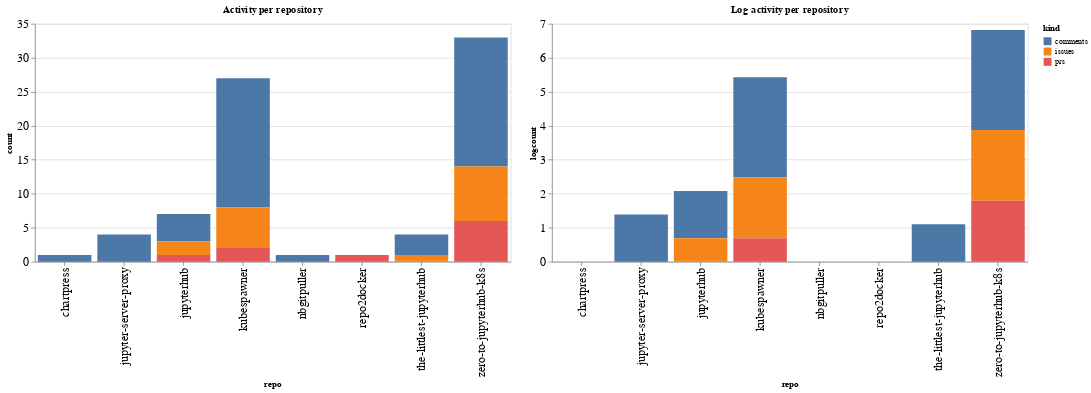

The cell this chart's notebook holds for it:
### Code cell
ch1 = alt.Chart(repo_summaries, width=600, title="Activity per repository").mark_bar().encode(
    x='repo',
    y='count',
    color='kind',
    tooltip="kind"
)

ch2 = alt.Chart(repo_summaries, width=600, title="Log activity per repository").mark_bar().encode(
    x='repo',
    y='logcount',
    color='kind',
    tooltip="kind"
)

ch1 | ch2

### Figure 1 — Vega-Lite specification as saved in the notebook (floating-point values rounded to 4 significant figures)
{"config": {"axisLeft": {"labelFontSize": 15}, "axisBottom": {"labelFontSize": 15}}, "hconcat": [{"mark": "bar", "encoding": {"color": {"type": "nominal", "field": "kind"}, "tooltip": {"type": "nominal", "field": "kind"}, "x": {"type": "nominal", "field": "repo"}, "y": {"type": "quantitative", "field": "count"}}, "title": "Activity per repository", "width": 600}, {"mark": "bar", "encoding": {"color": {"type": "nominal", "field": "kind"}, "tooltip": {"type": "nominal", "field": "kind"}, "x": {"type": "nominal", "field": "repo"}, "y": {"type": "quantitative", "field": "logcount"}}, "title": "Log activity per repository", "width": 600}], "data": {"name": "data-8acc931d29bc179804b7473328579346"}, "$schema": "https://vega.github.io/schema/vega-lite/v4.8.1.json", "datasets": {"data-8acc931d29bc179804b7473328579346": [{"repo": "chartpress", "kind": "comments", "count": 1, "logcount": 0.0}, {"repo": "jupyter-server-proxy", "kind": "comments", "count": 4, "logcount": 1.386}, {"repo": "jupyterhub", "kind": "comments", "count": 4, "logcount": 1.386}, {"repo": "jupyterhub", "kind": "issues", "count": 2, "logcount": 0.6931}, {"repo": "jupyterhub", "kind": "prs", "count": 1, "logcount": 0.0}, {"repo": "kubespawner", "kind": "comments", "count": 19, "logcount": 2.944}, {"repo": "kubespawner", "kind": "issues", "count": 6, "logcount": 1.792}, {"repo": "kubespawner", "kind": "prs", "count": 2, "logcount": 0.6931}, {"repo": "nbgitpuller", "kind": "comments", "count": 1, "logcount": 0.0}, {"repo": "repo2docker", "kind": "prs", "count": 1, "logcount": 0.0}, {"repo": "the-littlest-jupyterhub", "kind": "comments", "count": 3, "logcount": 1.099}, {"repo": "the-littlest-jupyterhub", "kind": "issues", "count": 1, "logcount": 0.0}, {"repo": "zero-to-jupyterhub-k8s", "kind": "comments", "count": 19, "logcount": 2.944}, {"repo": "zero-to-jupyterhub-k8s", "kind": "issues", "count": 8, "logcount": 2.079}, {"repo": "zero-to-jupyterhub-k8s", "kind": "prs", "count": 6, "logcount": 1.792}]}}
